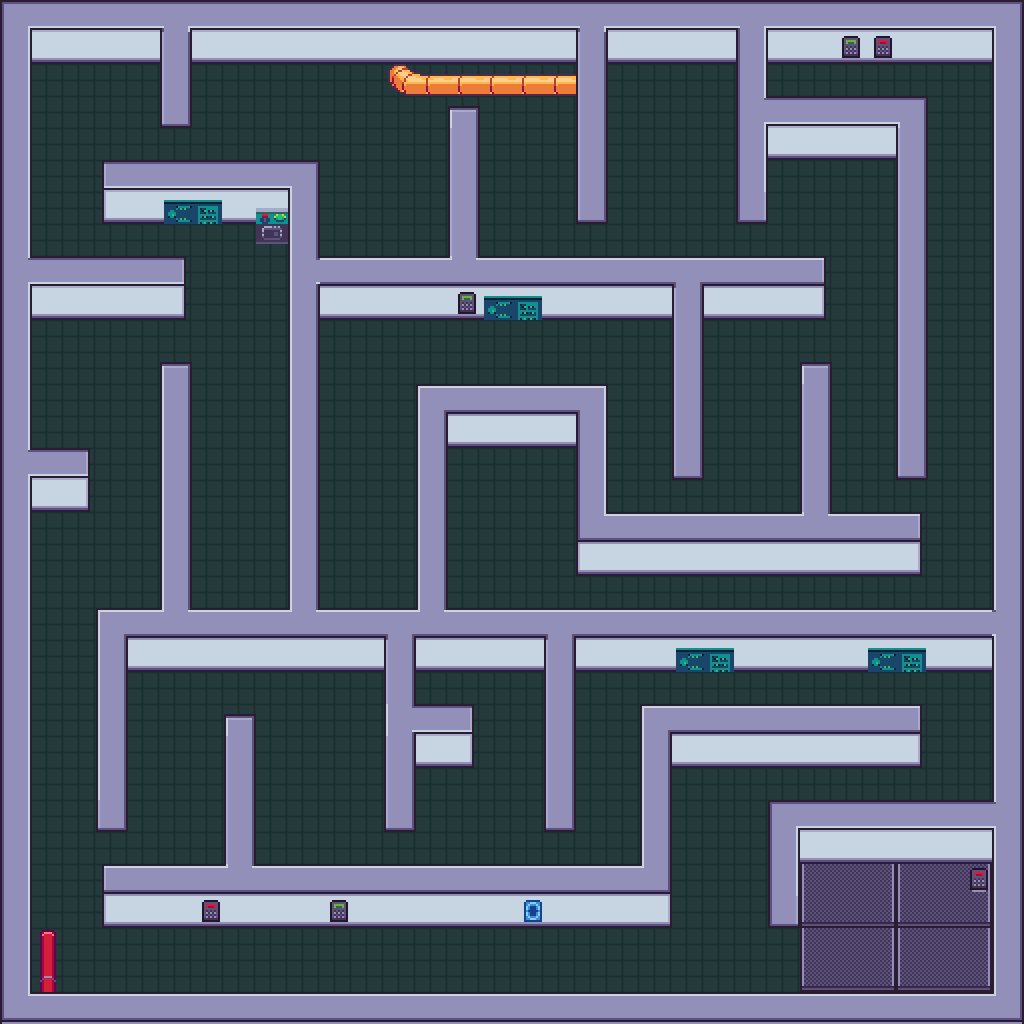

This is a level from a 2D game, rendered from its Tiled map with the project's own tilesets. A one-line summary and the map file follow, with tile-layer data summarised:
An orthogonal 32x32 tile map with 32x32 px tiles, 4 tile layers (Floor, Wall Graphics, Object Graphics, Top Wall Graphics), 4 tilesets and 56 objects.

<map version="1.10" tiledversion="1.11.2" orientation="orthogonal" renderorder="right-down" width="32" height="32" tilewidth="32" tileheight="32" infinite="0" nextlayerid="13" nextobjectid="108">
 <tileset firstgid="1" source="../assets/TSX Map Files/Laboratory.tsx" />
 <tileset firstgid="193" source="../assets/TSX Map Files/Teleporter.tsx" />
 <tileset firstgid="482" source="../assets/TSX Map Files/Dungeon Tiles.tsx" />
 <tileset firstgid="1107" source="../assets/TSX Map Files/Laboratory2.tsx" />
 <layer id="1" name="Floor" width="32" height="32">
  <data>[1024 cells, 1024 non-empty, 7 distinct tile ids]</data>
 </layer>
 <layer id="4" name="Wall Graphics" width="32" height="32">
  <data>[1024 cells, 363 non-empty, 22 distinct tile ids]</data>
 </layer>
 <layer id="2" name="Object Graphics" width="32" height="32">
  <data>[1024 cells, 25 non-empty, 12 distinct tile ids]</data>
 </layer>
 <layer id="3" name="Top Wall Graphics" width="32" height="32">
  <data>[1024 cells, 113 non-empty, 13 distinct tile ids]</data>
 </layer>
 <objectgroup id="5" name="Trap Damage">
  <object id="91" x="608" y="736" width="32" height="32" />
  <object id="93" x="224" y="416" width="32" height="32" />
  <object id="94" x="672" y="128" width="32" height="32" />
  <object id="95" x="160" y="736" width="32" height="32" />
 </objectgroup>
 <objectgroup id="6" name="Trap Debuff">
  <object id="85" x="512" y="960" width="32" height="32" />
  <object id="86" x="128" y="448" width="32" height="32" />
  <object id="87" x="608" y="352" width="32" height="32" />
  <object id="88" x="320" y="96" width="32" height="32" />
 </objectgroup>
 <objectgroup id="7" name="Enemy">
  <object id="79" x="224" y="320" width="32" height="32" />
  <object id="81" x="288" y="768" width="32" height="32" />
  <object id="82" x="672" y="192" width="32" height="32" />
  <object id="83" x="960" y="512" width="32" height="32" />
 </objectgroup>
 <objectgroup id="8" name="Entry">
  <object id="26" x="928" y="928" width="32" height="32" />
 </objectgroup>
 <objectgroup id="9" name="Key">
  <object id="78" x="352" y="384" width="32" height="32" />
 </objectgroup>
 <objectgroup id="10" name="Walls">
  <object id="27" x="768" y="832" width="224" height="32" />
  <object id="28" x="768" y="864" width="32" height="64" />
  <object id="30" x="96" y="896" width="544" height="32" />
  <object id="31" x="672" y="736" width="256" height="32" />
  <object id="33" x="640" y="736" width="32" height="192" />
  <object id="39" x="448" y="416" width="160" height="32" />
  <object id="40" x="576" y="448" width="32" height="128" />
  <object id="41" x="416" y="640" width="576" height="32" />
  <object id="42" x="416" y="416" width="32" height="224" />
  <object id="44" x="96" y="640" width="320" height="32" />
  <object id="45" x="160" y="384" width="32" height="256" />
  <object id="50" x="544" y="672" width="32" height="160" />
  <object id="51" x="608" y="544" width="320" height="32" />
  <object id="52" x="800" y="384" width="32" height="160" />
  <object id="53" x="288" y="192" width="32" height="448" />
  <object id="54" x="320" y="288" width="512" height="32" />
  <object id="55" x="672" y="320" width="32" height="160" />
  <object id="56" x="448" y="128" width="32" height="160" />
  <object id="57" x="0" y="0" width="1024" height="64" />
  <object id="58" x="0" y="992" width="1024" height="32" />
  <object id="59" x="992" y="64" width="32" height="928" />
  <object id="60" x="0" y="64" width="32" height="928" />
  <object id="61" x="96" y="192" width="192" height="32" />
  <object id="63" x="160" y="64" width="32" height="64" />
  <object id="66" x="576" y="64" width="32" height="160" />
  <object id="67" x="224" y="736" width="32" height="160" />
  <object id="68" x="384" y="672" width="32" height="160" />
  <object id="69" x="416" y="736" width="64" height="32" />
  <object id="70" x="96" y="672" width="32" height="160" />
  <object id="71" x="736" y="64" width="32" height="160" />
  <object id="72" x="768" y="128" width="160" height="32" />
  <object id="74" x="896" y="160" width="32" height="320" />
  <object id="75" x="32" y="480" width="64" height="32" />
  <object id="76" x="32" y="288" width="160" height="32" />
  <object id="96" x="32" y="960" width="32" height="32" />
  <object id="97" x="256" y="224" width="32" height="32" />
  <object id="98" x="960" y="864" width="32" height="32" />
  <object id="105" x="448" y="448" width="32" height="96" />
  <object id="106" x="544" y="448" width="32" height="96" />
  <object id="107" x="480" y="448" width="64" height="32" />
 </objectgroup>
 <objectgroup id="11" name="Boss">
  <object id="77" x="352" y="544" width="32" height="32" />
 </objectgroup>
 <objectgroup id="12" name="Teleporter">
  <object id="104" x="448" y="448" width="128" height="96" />
 </objectgroup>
</map>
